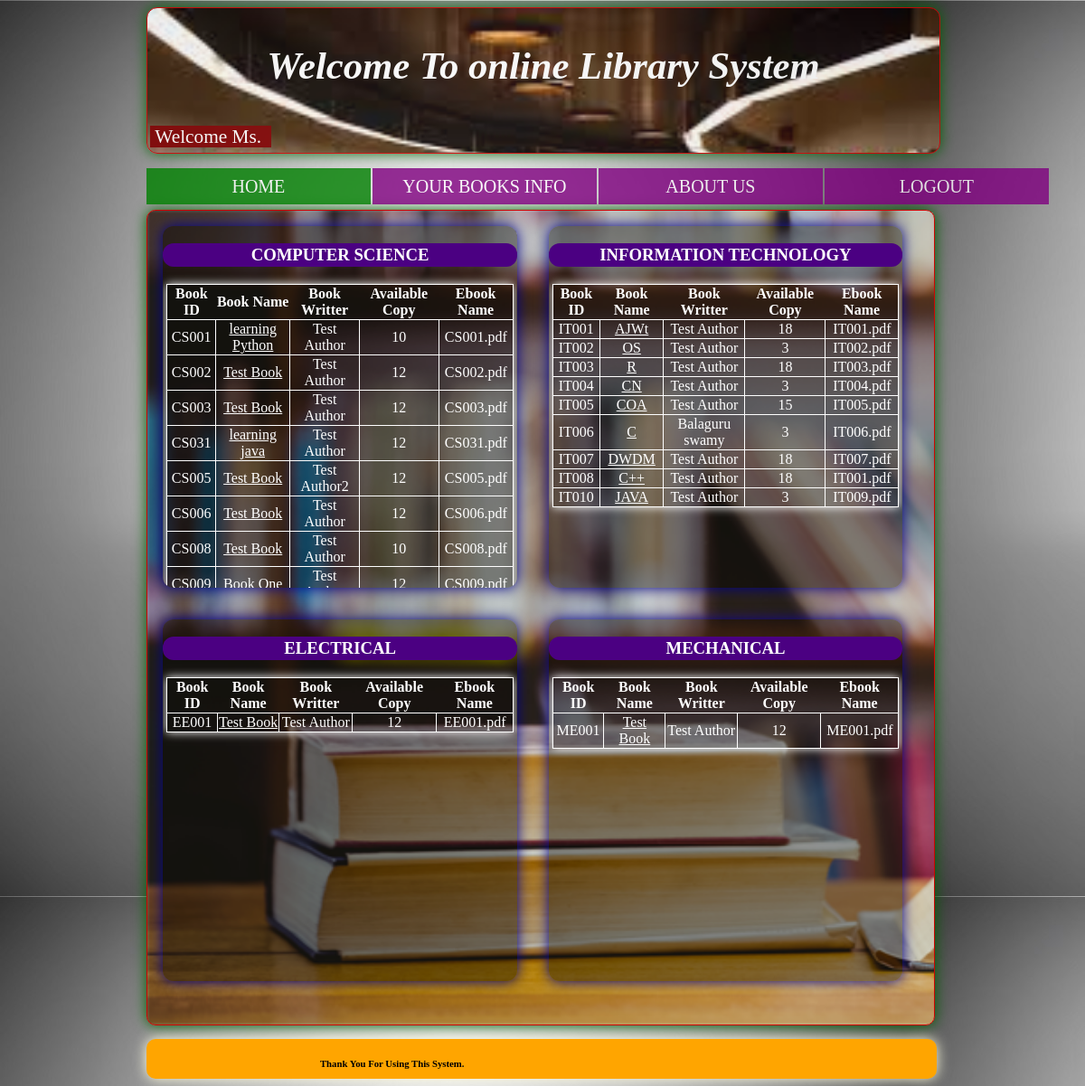
The app's page /sdb.php with its own data.
### tables this page shows
CREATE TABLE `book` (
  `b_id` varchar(255) NOT NULL,
  `booksname` varchar(50) NOT NULL,
  `authorname` varchar(50) NOT NULL,
  `copies` varchar(20) NOT NULL,
  `avl_cpy` int(100) NOT NULL,
  `dept` varchar(50) NOT NULL,
  `file_name` varchar(255) NOT NULL,
  `path` varchar(200) NOT NULL
);

### sdb.php (the view, shortened to what this page needs)
<?php include("conn.php");
$name=$_SESSION["sname"];
$gender=$_SESSION["sgender"];
?>
<!DOCTYPE html>
<html>
<head><title>Student_DashBoard</title></head>
<body>
  <div class="box">
   <table  style =" font-size:16pt"  align="center" width="100%" height="100%">
      <tr>
        <td style="color:white"><h1 align="center"><marquee><i>Welcome To online Library System</i>  </marquee></h1></td>
      </tr>
      <tr>
        <td ><mark style="color:white;background-color:maroon";> &nbsp;Welcome
            <?php if($gender=="m")
                {
                    echo "Mr. ";
                }
               else{
                echo "Ms. ";
               }
            ?><b><?php echo $name; ?> &nbsp;</b></mark></td>
      </tr>
    </table>
  </div>
  <div class="nav">
    <ul>
      <li><a style="background-color: green" href="sdb.php">HOME</a></li>
      <li><a href="sbooks.php">YOUR BOOKS INFO</a></li>
      <li><a href="aboutus.php">ABOUT US</a></li>
      <li><a href="index.php">LOGOUT</a></li>
    </ul>
<br><br>
</div>
  <div class="boxtwo" style="border-radius: 10px; width:73.5%; height:900px; margin-left:13%;margin-top:10px;background-color:white">
    <div class="box-cnt">
      <h3 class="box-cnt-h">COMPUTER SCIENCE</h3>
         <table class="box-table">
                <tr>
                    <th>Book ID</th>
                    <th>Book Name</th>
                    <th>Book Writter</th>
                    <th>Available Copy</th>
                    <th>Ebook Name</th>
                </tr>
            <?php  $data=mysqli_query($conn,"SELECT * FROM `book`");
	              while($row = mysqli_fetch_array($data))
	               {
                      if($row["dept"]=="cse"){
                        echo "<tr>";
                          $bookid_cse=$row["b_id"];
                          $lg1="<a href='view_book.php?id=$bookid_cse'>";
                        echo "<td>" ;echo $row["b_id"]; echo "</td>";
                        echo "<td>";echo "$lg1"; echo $row["booksname"]; echo "</a>"; echo "</td>";
                        echo "<td>"; echo $row["authorname"]; echo "</td>";
                        echo "<td>"; echo $row["avl_cpy"]; echo "</td>";
                        echo "<td>"; echo $row["file_name"]; echo "</td>";
                        echo "</tr>";
                      }
                    }
	            ?>
                </table>
    </div>
    <div class="box-cnt">
      <h3 class="box-cnt-h">INFORMATION TECHNOLOGY</h3>
        <table class="box-table">
                <tr>
                    <th>Book ID</th>
                    <th>Book Name</th>
                    <th>Book Writter</th>
                    <th>Available Copy</th>
                    <th>Ebook Name</th>
                </tr>
            <?php  $data=mysqli_query($conn,"SELECT * FROM `book`");
	              while($row = mysqli_fetch_array($data))
	               {
                      if($row["dept"]=="it"){
                        echo "<tr>";
                          $bookid_it=$row["b_id"];
                          $lg2="<a href='view_book.php?id=$bookid_it'>";
                        echo "<td>" ;echo $row["b_id"]; echo "</td>";
                        echo "<td>";echo "$lg2"; echo $row["booksname"]; echo "</a>"; echo "</td>";
                        echo "<td>"; echo $row["authorname"]; echo "</td>";
                        echo "<td>"; echo $row["avl_cpy"]; echo "</td>";
                        echo "<td>"; echo $row["file_name"]; echo "</td>";
                        echo "</tr>";
                      }
                    }
	            ?>
                </table>
    </div>
      <br/clear="all">
    <div class="box-cnt">
      <h3 class="box-cnt-h">ELECTRICAL</h3>
        <table class="box-table">
                <tr>
                    <th>Book ID</th>
                    <th>Book Name</th>
                    <th>Book Writter</th>
                    <th>Available Copy</th>
                    <th>Ebook Name</th>
                </tr>
            <?php  $data=mysqli_query($conn,"SELECT * FROM `book`");
	              while($row = mysqli_fetch_array($data))
	               {
                      if($row["dept"]=="ee"){
                        echo "<tr>";
                          $bookid_ee=$row["b_id"];
                          $lg3="<a href='view_book.php?id=$bookid_ee'>";
                        echo "<td>" ;echo $row["b_id"]; echo "</td>";
                        echo "<td>";echo "$lg3"; echo $row["booksname"]; echo "</a>"; echo "</td>";
                        echo "<td>"; echo $row["authorname"]; echo "</td>";
                        echo "<td>"; echo $row["avl_cpy"]; echo "</td>";
                        echo "<td>"; echo $row["file_name"]; echo "</td>";
                        echo "</tr>";
                      }
                    }
	            ?>
                </table>
    </div>
    <div class="box-cnt">
      <h3 class="box-cnt-h">MECHANICAL</h3>
        <table class="box-table">
                <tr>
                    <th>Book ID</th>
                    <th>Book Name</th>
                    <th>Book Writter</th>
                    <th>Available Copy</th>
                    <th>Ebook Name</th>
                </tr>
            <?php  $data=mysqli_query($conn,"SELECT * FROM `book`");
	              while($row = mysqli_fetch_array($data))
	               {
                      if($row["dept"]=="me"){
                        echo "<tr>";
                          $bookid_me=$row["b_id"];
                          $lg4="<a href='view_book.php?id=$bookid_me'>";
                        echo "<td>" ;echo $row["b_id"]; echo "</td>";
                        echo "<td>";echo "$lg4"; echo $row["booksname"]; echo "</a>"; echo "</td>";
                        echo "<td>"; echo $row["authorname"]; echo "</td>";
                        echo "<td>"; echo $row["avl_cpy"]; echo "</td>";
                        echo "<td>"; echo $row["file_name"]; echo "</td>";
                        echo "</tr>";
                      }
                    }
	            ?>
                </table>
    </div>
  </div>
      <div class="boxthree" style="background-color:orange;box-shadow:0px 0px 15px lightyellow;border:solid 2px orange;border-radius: 10px; width:73.5%; height:40px; margin-left:13%; margin-top:15px" >
        <marquee behavior="alternate" direction="right" loop="1" style="margin-right:38%" align="center"><h6 style="line-height:1px;">Thank You For Using This System.</h6></marquee>
      </div>
</body>
<html>

### sdb.php (style rules this page uses)
body { background-image: url("bay1.jpg"); }
.box { width:74%; height:160px; background-image: url("bay2.jpg"); background-size: cover; margin-left: 13%; opacity: .9; box-shadow:0px 0px 15px darkgreen; border-radius:12px; border:solid 1px #CF0403; }
.boxtwo { background-image: url("bay3.png"); background-size: cover; box-shadow:0px 0px 15px darkgreen; border:solid 1px #CF0403; }
ul { padding: 0 ; list-style: none; }
ul li { float: left; width: 248px; height: 40px; background-color: purple; opacity: .8; line-height: 40px; text-align: center; font-size: 20px; margin-right: 2px; }
ul li a { text-decoration: none; color: white; display: block; }
.nav { padding-left:13%; }
.box-cnt { box-shadow: 0px 0px 15px darkblue; background:rgba(0,0,0,0.38); float:left; border-radius:12px; overflow: auto; height:400px; width:45%; margin: 2% 2%; float: left; }
.box-cnt-h { color:white; text-align: center; padding-top:2px; padding-bottom: 2px; background:#4b0082; border-radius:12px; }
.box-table { color: white; text-align: center; border-collapse: collapse; margin:1%; box-shadow: 0px 0px 10px white; height: auto; }
.box-table td,tr { border: 1px solid white; }
a { color: white; }

### records on screen
book: b_id "CS001", booksname "learning Python", authorname "Test Author", avl_cpy "10", file_name "CS001.pdf"
book: b_id "CS002", booksname "Test Book", authorname "Test Author", avl_cpy "12", file_name "CS002.pdf"
book: b_id "CS003", booksname "Test Book", authorname "Test Author", avl_cpy "12", file_name "CS003.pdf"
book: b_id "CS031", booksname "learning java", authorname "Test Author", avl_cpy "12", file_name "CS031.pdf"
book: b_id "CS005", booksname "Test Book", authorname "Test Author2", avl_cpy "12", file_name "CS005.pdf"
book: b_id "CS006", booksname "Test Book", authorname "Test Author", avl_cpy "12", file_name "CS006.pdf"
book: b_id "CS008", booksname "Test Book", authorname "Test Author", avl_cpy "10", file_name "CS008.pdf"
book: b_id "CS009", booksname "Book One", authorname "Test…", avl_cpy "12", file_name "CS009.pdf"
book: b_id "IT001", booksname "AJWt", authorname "Test Author", avl_cpy "18", file_name "IT001.pdf"
book: b_id "IT002", booksname "OS", authorname "Test Author", avl_cpy "3", file_name "IT002.pdf"
book: b_id "IT003", booksname "R", authorname "Test Author", avl_cpy "18", file_name "IT003.pdf"
book: b_id "IT004", booksname "CN", authorname "Test Author", avl_cpy "3", file_name "IT004.pdf"
book: b_id "IT005", booksname "COA", authorname "Test Author", avl_cpy "15", file_name "IT005.pdf"
book: b_id "IT006", booksname "C", authorname "Balaguru swamy", avl_cpy "3", file_name "IT006.pdf"
book: b_id "IT007", booksname "DWDM", authorname "Test Author", avl_cpy "18", file_name "IT007.pdf"
book: b_id "IT008", booksname "C++", authorname "Test Author", avl_cpy "18", file_name "IT001.pdf"
book: b_id "IT010", booksname "JAVA", authorname "Test Author", avl_cpy "3", file_name "IT009.pdf"
book: b_id "EE001", booksname "Test Book", authorname "Test Author", avl_cpy "12", file_name "EE001.pdf"
book: b_id "ME001", booksname "Test Book", authorname "Test Author", avl_cpy "12", file_name "ME001.pdf"
